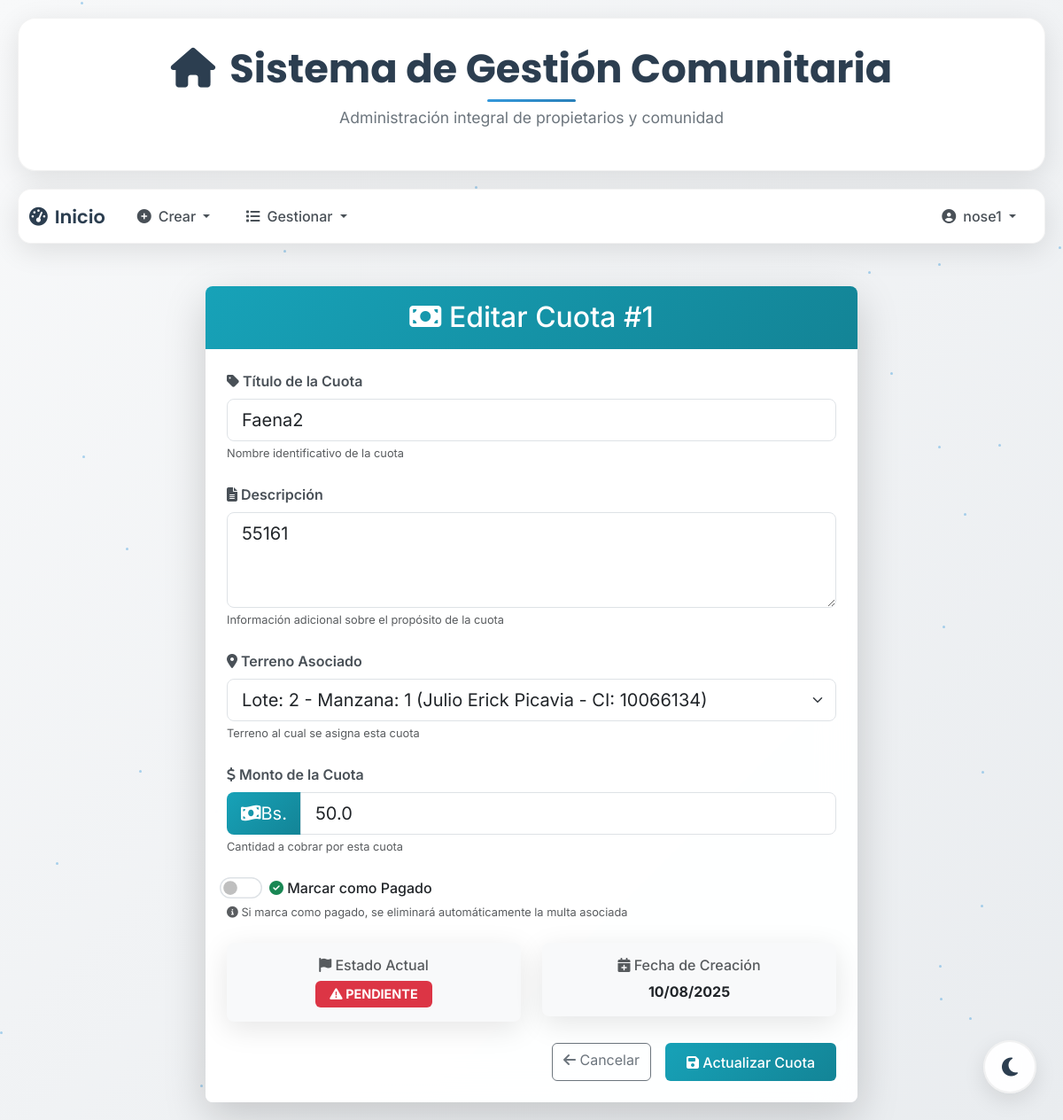
The app's page /cuotas/1/update (signed in), older data.
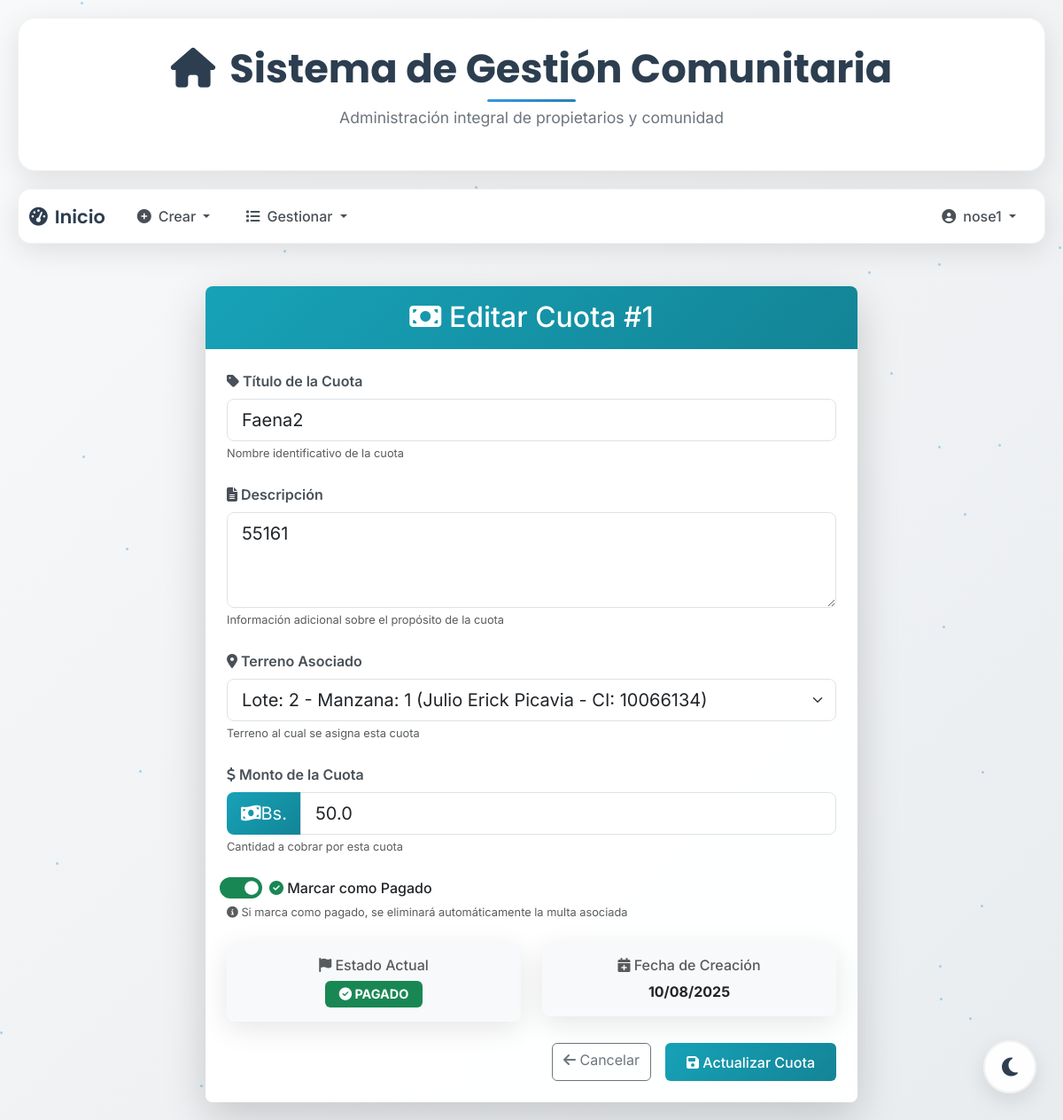
The same page, newer data.
### models/cuota_model.py (models this page shows, shortened)
class Cuota(db.Model):
    __tablename__ = "Cuota"
    cuota_id = db.Column(db.Integer, primary_key=True)
    terreno_id = db.Column(db.Integer, db.ForeignKey('Terreno.id', ondelete='CASCADE'), nullable=False)
    titulo = db.Column(db.String(255), nullable=False, default='Cuota general')  # Título/descripción de la cuota
    descripcion = db.Column(db.Text, nullable=True)  # Descripción detallada (opcional)
    monto = db.Column(db.Float, nullable=False)
    pagado = db.Column(db.Boolean, nullable=False, default=False)
    fecha_creacion = db.Column(db.Date, nullable=False, default=datetime.utcnow)
    terreno = db.relationship('Terreno', backref='cuotas')
    @staticmethod
    def get_by_id(cuota_id):
        return Cuota.query.get(cuota_id)

### controllers/cuota_controller.py (the view, shortened to what this page needs)
@cuota_bp.route("/cuotas/<int:cuota_id>/update", methods=["GET", "POST"])
@login_required
@role_required("admin")
def update_cuota(cuota_id):
    cuota = Cuota.get_by_id(cuota_id)
    if not cuota:
        flash("Cuota no encontrada", "error")
        return redirect(url_for("cuota.list_cuotas"))
    terrenos = Terreno.query.all()
    return cuota_view.update_cuota(cuota, terrenos)

### models/user_model.py (called while the page is built)
    def has_role(self, role):
        return self.role == role

### run.py (called while the page is built)
@login_manager.user_loader
def load_user(user_id):
    return User.query.get(int(user_id))

### views/cuota_view.py (called while the page is built)
def update_cuota(cuota, terrenos=None):
    from models.terreno_model import Terreno
    if terrenos is None:
        terrenos = Terreno.query.all()
    return render_template(
        "update_cuota.html",
        title="Editar Cuota",
        cuota=cuota,
        terrenos=terrenos,
        current_user=current_user,
    )

### templates/update_cuota.html (shortened to what the changed rows need)
{% extends 'base.html' %}
{% block content %}
<div class="container mt-5">
    <div class="row justify-content-center">
        <div class="col-md-8">
            <div class="card shadow-lg">
                <div class="card-header bg-info text-white py-3">
                    <h2 class="card-title mb-0 text-center">
                        <i class="fas fa-money-bill"></i> Editar Cuota #{{ cuota.cuota_id }}
                    </h2>
                </div>
                <div class="card-body p-4">
                    <form method="post">
                        <div class="row">
                            <div class="col-md-12 mb-4">
                                <label for="titulo" class="form-label">
                                    <i class="fas fa-tag"></i> Título de la Cuota
                                </label>
                                <input type="text" id="titulo" name="titulo" required class="form-control form-control-lg"
                                       value="{{ cuota.titulo }}"
                                       placeholder="Ej: Cuota mensual, Mantenimiento, etc.">
                                <small class="form-text text-muted">Nombre identificativo de la cuota</small>
                            </div>
                        </div>
                        <div class="row">
                            <div class="col-md-12 mb-4">
                                <label for="descripcion" class="form-label">
                                    <i class="fas fa-file-alt"></i> Descripción
                                </label>
                                <textarea id="descripcion" name="descripcion" class="form-control form-control-lg" rows="3"
                                          placeholder="Detalles adicionales sobre la cuota...">{{ cuota.descripcion if cuota.descripcion else '' }}</textarea>
                                <small class="form-text text-muted">Información adicional sobre el propósito de la cuota</small>
                            </div>
                        </div>
                        <div class="row">
                            <div class="col-md-12 mb-4">
                                <label for="terreno_id" class="form-label">
                                    <i class="fas fa-map-marker-alt"></i> Terreno Asociado
                                </label>
                                <select id="terreno_id" name="terreno_id" required class="form-select form-select-lg">
                                    {% for terreno in terrenos %}
                                        <option value="{{ terreno.id }}"
                                            {% if terreno.id == cuota.terreno_id %}selected{% endif %}>
                                            Lote: {{ terreno.lugar }} - Manzana: {{ terreno.manzano }}
                                        </option>
                                    {% endfor %}
                                </select>
                                <small class="form-text text-muted">Terreno al cual se asigna esta cuota</small>
                            </div>
                        </div>
                        <div class="row">
                            <div class="col-md-12 mb-4">
                                <div class="input-group input-group-lg">
                                    <span class="input-group-text bg-info text-white">
                                        <i class="fas fa-money-bill-wave"></i> Bs.
                                    </span>
                                    <input type="number" id="monto" name="monto"
                                           value="{{ cuota.monto }}" step="0.01" min="0" required
                                           class="form-control" placeholder="0.00">
                                </div>
                            </div>
                        </div>
                        <div class="row mb-4">
                            <div class="col-md-12">
                                <div class="form-check form-switch">
                                    <input class="form-check-input" type="checkbox" id="pagado" name="pagado"
                                           {% if cuota.pagado %}checked{% endif %} style="transform: scale(1.5);">
                                    <label class="form-check-label" for="pagado" style="font-weight: 500; padding-left: 0.5rem;">
                                        <i class="fas fa-check-circle text-success"></i> Marcar como Pagado
                                    </label>
                                </div>
                            </div>
                        </div>
                        <div class="row mb-4">
                            <div class="col-md-6">
                                <div class="card border-0 bg-light">
                                    <div class="card-body text-center py-3">
                                        <h6 class="card-title text-muted mb-2">
                                            <i class="fas fa-flag"></i> Estado Actual
                                        </h6>
                                        {% if cuota.pagado %}
                                            <span class="badge bg-success fs-6 px-3 py-2">
                                                <i class="fas fa-check-circle"></i> PAGADO
                                            </span>
                                        {% else %}
                                            <span class="badge bg-danger fs-6 px-3 py-2">
                                                <i class="fas fa-exclamation-triangle"></i> PENDIENTE
                                            </span>
                                        {% endif %}
                                    </div>
                                </div>
                            </div>
                            <div class="col-md-6">
                                <div class="card border-0 bg-light">
                                    <div class="card-body text-center py-3">
                                        <h6 class="card-title text-muted mb-2">
                                            <i class="fas fa-calendar-plus"></i> Fecha de Creación
                                        </h6>
                                        <p class="card-text fw-bold mb-0">{{ cuota.fecha_creacion.strftime('%d/%m/%Y') }}</p>
                                    </div>
                                </div>
                            </div>
                        </div>
                    </form>
                </div>
            </div>
        </div>
    </div>
</div>
{% endblock %}

Row changes from the older to the newer data that the page shows:
changed Cuota "Faena2": pagado "☐" → "☑"
Text that changed along with them:
text no longer shown: "PENDIENTE"
text now shown: "PAGADO"
